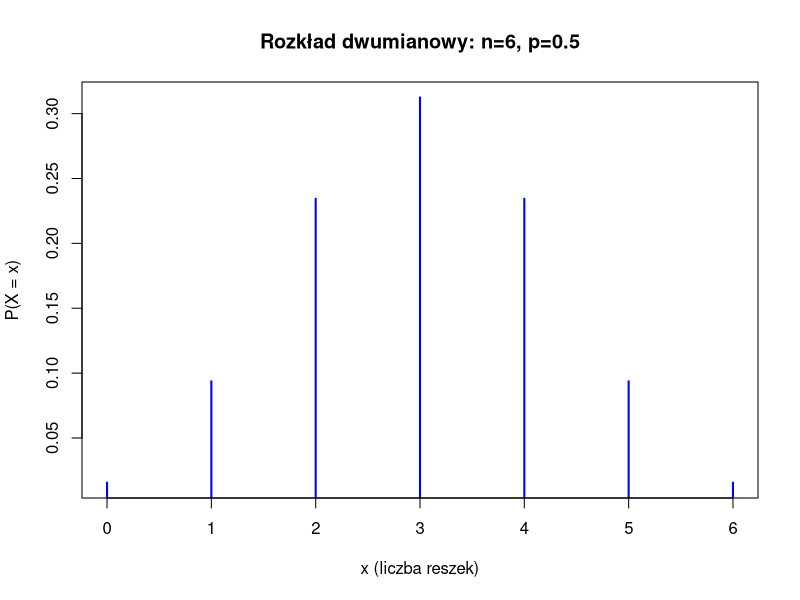
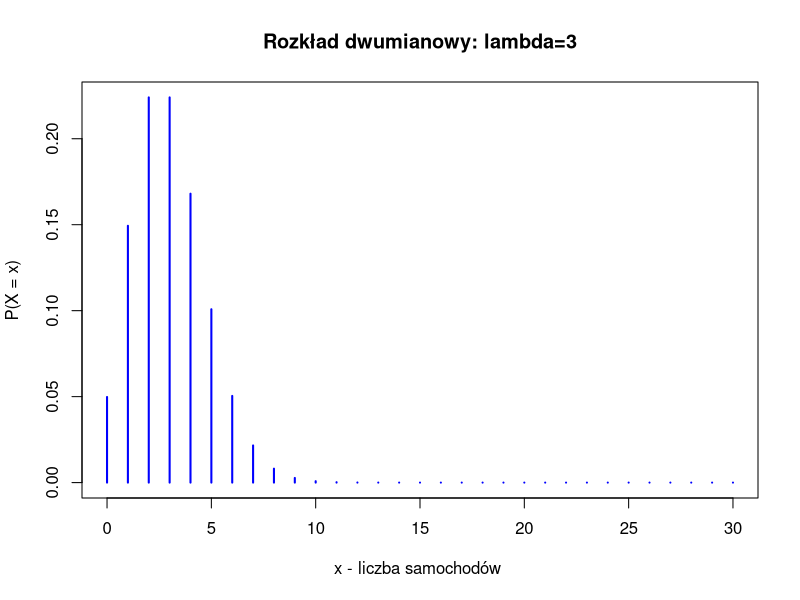
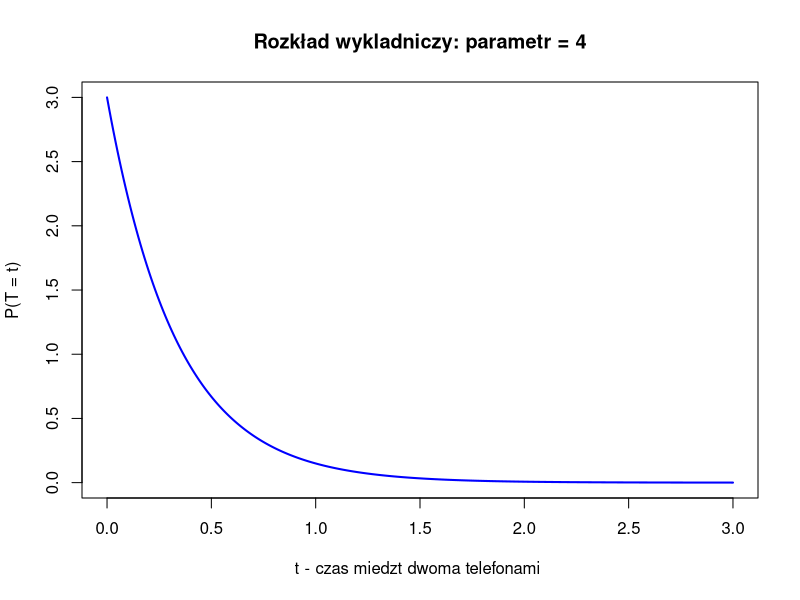

Source code (R) for these figures, in order:
#zadanie 1
# n=6 p=0.5
# rozkład dwumianowy dbinom (x,size,prob)

#	Rzucono monetą 6 razy. Niech X będzie liczbą reszek. Wyznaczyć
#P(X = 5)
#P(X ≥ 3)
#P(2 ≤ X ≤ 4)
#Narysować wykres rozkładu zmiennej X (funkcja: plot, type=”h”).


z11 <- dbinom(5,6,0.5)
z12 <- 1 -  pbinom(2,6,0.5) #bo P(x>=3) = 1 - P(x<=2)
z13 <- pbinom(4,6,0.5) - pbinom(2,6,0.5) 

x<- 0:6
z14 <-plot(x, dbinom(x, 6, 0.5), type = "h",
           col = "blue",
           lwd = 2,
           main = "Rozkład dwumianowy: n=6, p=0.5",
           xlab = "x (liczba reszek)",
           ylab = "P(X = x)" )

#	Pewien salon średnio sprzedaje trzy samochody tygodniowo.
#Niech X będzie liczbą samochodów sprzedanych w ciągu 2 tygodni. 
#Zakładając, iż liczba samochodów sprzedanych przez firmę w dowolnym przedziale
#czasu ma rozkład Poissona, wyznaczyć
#P(X = 5)
#P(X ≥ 4)
#P(3 ≤ X ≤ 5)
#Narysować wykres rozkładu zmiennej X dla 0≤x≤30.

z21 <- dpois(5,3)
z22 <- 1-ppois(3,3)
z23 <- ppois(5,3) - ppois(3,3)
x<- 0:30
z24 <-plot(x, dpois(x,3), type = "h",
           col = "blue",
           lwd = 2,
           main = "Rozkład dwumianowy: lambda=3",
           xlab = "x - liczba samochodów ",
           ylab = "P(X = x)" )

#3. Zmienna X ma rozkład jednostajny na przedziale [4; 12]. Wyznaczyć 
#i) P(X<7)
#ii) P(5<X<11)
#iii) P(X>10)
#iv) Wyznaczyć x taki, że P(X>x)=0.6

z31 <- punif(7,4,12)
z32 <- punif(11,4,12) - punif(5,4,12)
z33 <- 1 - punif(10,4,12)
z34 <- qunif(0.4,4,12) #bo P(X<x) = 1 - 0.6

#	Telefony przychodzą do pewnej centrali losowo z stałą
#intensywnością 4 na minutę. Niech T będzie czasem między dwoma telefonami.
#Wyznaczyć prawdopodobieństwo tego, iż czas między telefonami jest
#większy niż 30s. 
#mniejszy niż 20s.
#między 40 a 80s.
#Wyznaczyć czas t taki, że p’stwo, iż czas między telefonami jest większy niż t wynosi 0,2. 
#Narysować wykres gęstości zmiennej T na przedziale 0≤t≤3.
#[funkcja: plot, type=”l”, wynaczyć gęstość g(t) dla t∈{0,0.01,0.02,…,2.99,3}].

z41 <- 1- pexp(30,4)
z42 <- pexp(1/3,4)
z43 <- pexp(4/3,4) - pexp(2/3,4) 
z44 <- qexp(0.8,4)
x<- seq(0, 3, by = 0.01)
z45 <- plot(x, dexp(x,3), type = "l",
            col = "blue",
            lwd = 2,
            main = "Rozkład wykladniczy: parametr = 4",
            xlab = "t - czas miedzt dwoma telefonami ",
            ylab = "P(T = t)" )

#5.	Wzrost studentów X ma rozkład normalny z wartością oczekiwaną 170cm a 
#wariancja 144cm2. Niech X będzie wzrost losowo wybranego studenta. Wyznaczyć
#i)	P(X > 180)
#ii)	P(X < 165)
#iii)	P(155 < X < 190)
#iv)	Wzrost k, taki że 10% osób jest wyższe niż k.

#E(X) = 170 Var(X) = 144 -> o = 12 

z51 <- 1-pnorm(180, 170,12)
z52 <- pnorm(165, 170, 12)
z53 <- pnorm(190, 170,12) - pnorm(155, 170, 12)
z54 <- qnorm(0.9, 170, 12)

#	Rzucono kostką 180 razy. Niech X będzie liczbą jedynek. Wyznaczyć
#P(X = 27)
#P(X ≥ 32)
#P(X < 29)
#P(25 ≤ X ≤ 33)

z61 <- dbinom(27, 180, 1/6)
z62 <- 1 - pbinom(31, 180, 1/6)
z63 <- pbinom(28, 180, 1/6)
z64 <- pbinom(33, 180, 1/6) - pbinom(24, 180, 1/6)



